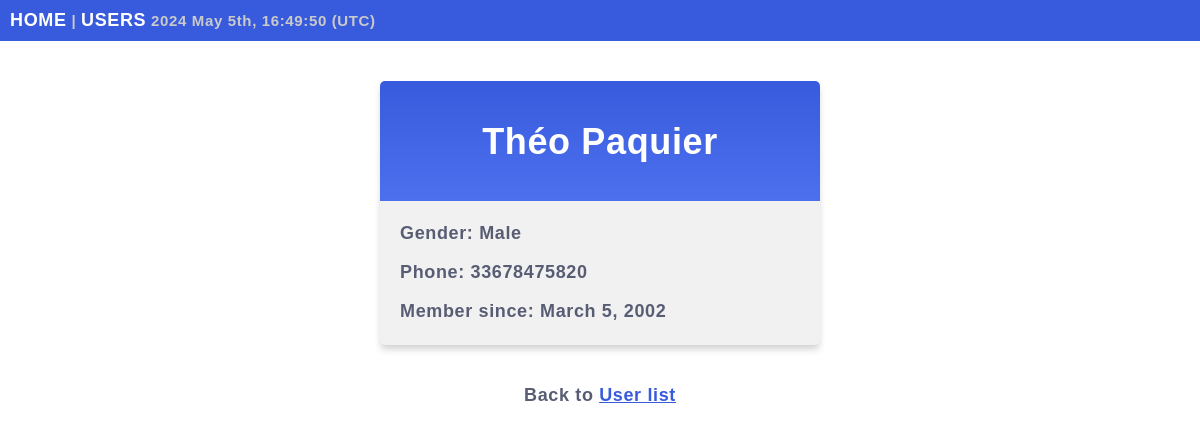
The page /users/details/1 on the database its author committed.
### users/models.py (models this page shows, shortened)
class User(models.Model):
	firstname = models.CharField(max_length=100)
	lastname = models.CharField(max_length=100)
	phone = models.IntegerField(null=True)
	join_date = models.DateField(null=True)
	male = models.BooleanField(null=True)

### users/views.py (the view)
# urls.py: path('users/details/<int:id>', views.details, name='details'),
def details(request, id):
	user = User.objects.get(id=id)
	template = loader.get_template('details.html')
	context = {
		'user': user
	}
	return HttpResponse(template.render(context, request))

### users/templates/details.html (shortened to what this page needs)
{% extends "master.html" %}
{% block content %}
<div class="usercard">
	<h1>{{ user.firstname }} {{ user.lastname }}</h1>
	<p>Gender:
	{% if user.male == True %}
	Male
	{% elif user.male == False %}
	Female
	{% else %}
	Other/Unknown
	{% endif %}</p>
	<p>Phone: {{ user.phone }}</p>
	<p>Member since: {{ user.join_date }}</p>
</div>
<p class="back">Back to <a href="/users">User list</a></p>
{% endblock %}

### users/static/master.css (style rules this page uses)
body { margin: 0; font: 600 18px 'Verdana', sans-serif; letter-spacing: 0.64px; color: #585d74; }
.back { text-align: center; }
a:link, a:visited { color: #375bdc; }
.usercard { background-color: #f1f1f1; background-image: linear-gradient(to bottom, #375bdc, #4d70ef); background-size: 100% 120px; background-repeat: no-repeat; margin: 40px auto; width: 400px; border-radius: 5px; box-shadow: 0 5px 7px -1px rgba(51, 51, 51, 0.23); padding: 20px 20px 5px; }
.usercard h1 { text-align: center; color: #ffffff; margin: 20px 0 60px 0; }

### rows shown on the page
User: firstname "Théo", lastname "Paquier", phone "33678475820", join_date "March 5, 2002"
